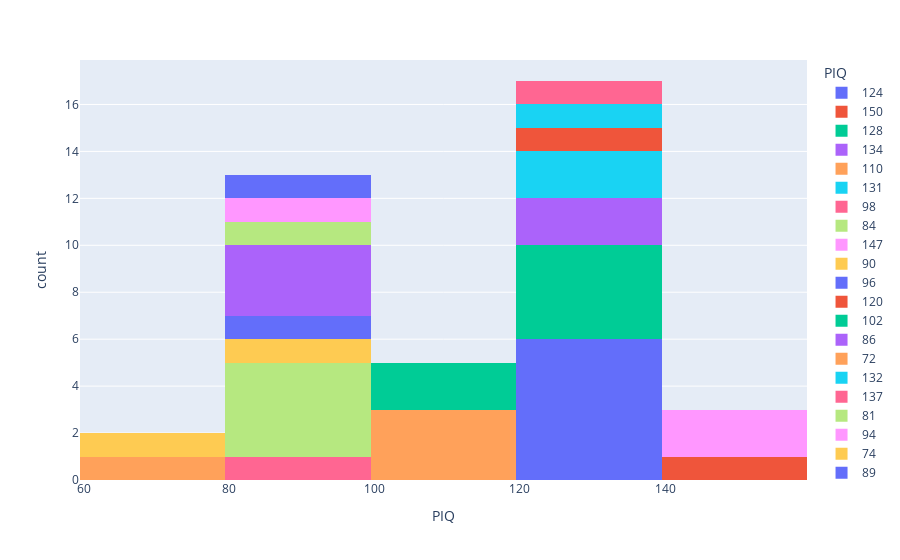

Notebook source saved alongside this figure:
### Markdown cell above
from above we observe max people have VIQ between 83-96 and 126-150. almost 32 people of that VIQ

### Code cell
#plot histogram using plotly
histplot=px.histogram(df,x="PIQ",color="PIQ")
histplot.show()

### Figure 1 — Plotly figure (JSON) as saved in the notebook; plotly's stock layout.template omitted (floating-point values rounded to 4 significant figures)
{"data": [{"alignmentgroup": "True", "bingroup": "x", "hovertemplate": "PIQ=%{x}<br>count=%{y}<extra></extra>", "legendgroup": "124", "marker": {"color": "#636efa", "pattern": {"shape": ""}}, "name": "124", "offsetgroup": "124", "orientation": "v", "showlegend": true, "type": "histogram", "x": [124, 124, 124, 124, 124, 124], "xaxis": "x", "yaxis": "y"}, {"alignmentgroup": "True", "bingroup": "x", "hovertemplate": "PIQ=%{x}<br>count=%{y}<extra></extra>", "legendgroup": "150", "marker": {"color": "#EF553B", "pattern": {"shape": ""}}, "name": "150", "offsetgroup": "150", "orientation": "v", "showlegend": true, "type": "histogram", "x": [150], "xaxis": "x", "yaxis": "y"}, {"alignmentgroup": "True", "bingroup": "x", "hovertemplate": "PIQ=%{x}<br>count=%{y}<extra></extra>", "legendgroup": "128", "marker": {"color": "#00cc96", "pattern": {"shape": ""}}, "name": "128", "offsetgroup": "128", "orientation": "v", "showlegend": true, "type": "histogram", "x": [128, 128, 128, 128], "xaxis": "x", "yaxis": "y"}, {"alignmentgroup": "True", "bingroup": "x", "hovertemplate": "PIQ=%{x}<br>count=%{y}<extra></extra>", "legendgroup": "134", "marker": {"color": "#ab63fa", "pattern": {"shape": ""}}, "name": "134", "offsetgroup": "134", "orientation": "v", "showlegend": true, "type": "histogram", "x": [134, 134], "xaxis": "x", "yaxis": "y"}, {"alignmentgroup": "True", "bingroup": "x", "hovertemplate": "PIQ=%{x}<br>count=%{y}<extra></extra>", "legendgroup": "110", "marker": {"color": "#FFA15A", "pattern": {"shape": ""}}, "name": "110", "offsetgroup": "110", "orientation": "v", "showlegend": true, "type": "histogram", "x": [110, 110, 110], "xaxis": "x", "yaxis": "y"}, {"alignmentgroup": "True", "bingroup": "x", "hovertemplate": "PIQ=%{x}<br>count=%{y}<extra></extra>", "legendgroup": "131", "marker": {"color": "#19d3f3", "pattern": {"shape": ""}}, "name": "131", "offsetgroup": "131", "orientation": "v", "showlegend": true, "type": "histogram", "x": [131, 131], "xaxis": "x", "yaxis": "y"}, {"alignmentgroup": "True", "bingroup": "x", "hovertemplate": "PIQ=%{x}<br>count=%{y}<extra></extra>", "legendgroup": "98", "marker": {"color": "#FF6692", "pattern": {"shape": ""}}, "name": "98", "offsetgroup": "98", "orientation": "v", "showlegend": true, "type": "histogram", "x": [98], "xaxis": "x", "yaxis": "y"}, {"alignmentgroup": "True", "bingroup": "x", "hovertemplate": "PIQ=%{x}<br>count=%{y}<extra></extra>", "legendgroup": "84", "marker": {"color": "#B6E880", "pattern": {"shape": ""}}, "name": "84", "offsetgroup": "84", "orientation": "v", "showlegend": true, "type": "histogram", "x": [84, 84, 84, 84], "xaxis": "x", "yaxis": "y"}, {"alignmentgroup": "True", "bingroup": "x", "hovertemplate": "PIQ=%{x}<br>count=%{y}<extra></extra>", "legendgroup": "147", "marker": {"color": "#FF97FF", "pattern": {"shape": ""}}, "name": "147", "offsetgroup": "147", "orientation": "v", "showlegend": true, "type": "histogram", "x": [147, 147], "xaxis": "x", "yaxis": "y"}, {"alignmentgroup": "True", "bingroup": "x", "hovertemplate": "PIQ=%{x}<br>count=%{y}<extra></extra>", "legendgroup": "90", "marker": {"color": "#FECB52", "pattern": {"shape": ""}}, "name": "90", "offsetgroup": "90", "orientation": "v", "showlegend": true, "type": "histogram", "x": [90], "xaxis": "x", "yaxis": "y"}, {"alignmentgroup": "True", "bingroup": "x", "hovertemplate": "PIQ=%{x}<br>count=%{y}<extra></extra>", "legendgroup": "96", "marker": {"color": "#636efa", "pattern": {"shape": ""}}, "name": "96", "offsetgroup": "96", "orientation": "v", "showlegend": true, "type": "histogram", "x": [96], "xaxis": "x", "yaxis": "y"}, {"alignmentgroup": "True", "bingroup": "x", "hovertemplate": "PIQ=%{x}<br>count=%{y}<extra></extra>", "legendgroup": "120", "marker": {"color": "#EF553B", "pattern": {"shape": ""}}, "name": "120", "offsetgroup": "120", "orientation": "v", "showlegend": true, "type": "histogram", "x": [120], "xaxis": "x", "yaxis": "y"}, {"alignmentgroup": "True", "bingroup": "x", "hovertemplate": "PIQ=%{x}<br>count=%{y}<extra></extra>", "legendgroup": "102", "marker": {"color": "#00cc96", "pattern": {"shape": ""}}, "name": "102", "offsetgroup": "102", "orientation": "v", "showlegend": true, "type": "histogram", "x": [102, 102], "xaxis": "x", "yaxis": "y"}, {"alignmentgroup": "True", "bingroup": "x", "hovertemplate": "PIQ=%{x}<br>count=%{y}<extra></extra>", "legendgroup": "86", "marker": {"color": "#ab63fa", "pattern": {"shape": ""}}, "name": "86", "offsetgroup": "86", "orientation": "v", "showlegend": true, "type": "histogram", "x": [86, 86, 86], "xaxis": "x", "yaxis": "y"}, {"alignmentgroup": "True", "bingroup": "x", "hovertemplate": "PIQ=%{x}<br>count=%{y}<extra></extra>", "legendgroup": "72", "marker": {"color": "#FFA15A", "pattern": {"shape": ""}}, "name": "72", "offsetgroup": "72", "orientation": "v", "showlegend": true, "type": "histogram", "x": [72], "xaxis": "x", "yaxis": "y"}, {"alignmentgroup": "True", "bingroup": "x", "hovertemplate": "PIQ=%{x}<br>count=%{y}<extra></extra>", "legendgroup": "132", "marker": {"color": "#19d3f3", "pattern": {"shape": ""}}, "name": "132", "offsetgroup": "132", "orientation": "v", "showlegend": true, "type": "histogram", "x": [132], "xaxis": "x", "yaxis": "y"}, {"alignmentgroup": "True", "bingroup": "x", "hovertemplate": "PIQ=%{x}<br>count=%{y}<extra></extra>", "legendgroup": "137", "marker": {"color": "#FF6692", "pattern": {"shape": ""}}, "name": "137", "offsetgroup": "137", "orientation": "v", "showlegend": true, "type": "histogram", "x": [137], "xaxis": "x", "yaxis": "y"}, {"alignmentgroup": "True", "bingroup": "x", "hovertemplate": "PIQ=%{x}<br>count=%{y}<extra></extra>", "legendgroup": "81", "marker": {"color": "#B6E880", "pattern": {"shape": ""}}, "name": "81", "offsetgroup": "81", "orientation": "v", "showlegend": true, "type": "histogram", "x": [81], "xaxis": "x", "yaxis": "y"}, {"alignmentgroup": "True", "bingroup": "x", "hovertemplate": "PIQ=%{x}<br>count=%{y}<extra></extra>", "legendgroup": "94", "marker": {"color": "#FF97FF", "pattern": {"shape": ""}}, "name": "94", "offsetgroup": "94", "orientation": "v", "showlegend": true, "type": "histogram", "x": [94], "xaxis": "x", "yaxis": "y"}, {"alignmentgroup": "True", "bingroup": "x", "hovertemplate": "PIQ=%{x}<br>count=%{y}<extra></extra>", "legendgroup": "74", "marker": {"color": "#FECB52", "pattern": {"shape": ""}}, "name": "74", "offsetgroup": "74", "orientation": "v", "showlegend": true, "type": "histogram", "x": [74], "xaxis": "x", "yaxis": "y"}, {"alignmentgroup": "True", "bingroup": "x", "hovertemplate": "PIQ=%{x}<br>count=%{y}<extra></extra>", "legendgroup": "89", "marker": {"color": "#636efa", "pattern": {"shape": ""}}, "name": "89", "offsetgroup": "89", "orientation": "v", "showlegend": true, "type": "histogram", "x": [89], "xaxis": "x", "yaxis": "y"}], "layout": {"barmode": "relative", "legend": {"title": {"text": "PIQ"}, "tracegroupgap": 0}, "margin": {"t": 60}, "xaxis": {"anchor": "y", "categoryarray": [124, 150, 128, 134, 110, 131, 98, 84, 147, 90, 96, 120, 102, 86, 72, 132, 137, 81, 94, 74, 89], "categoryorder": "array", "domain": [0, 1], "title": {"text": "PIQ"}}, "yaxis": {"anchor": "x", "domain": [0, 1], "title": {"text": "count"}}}}
